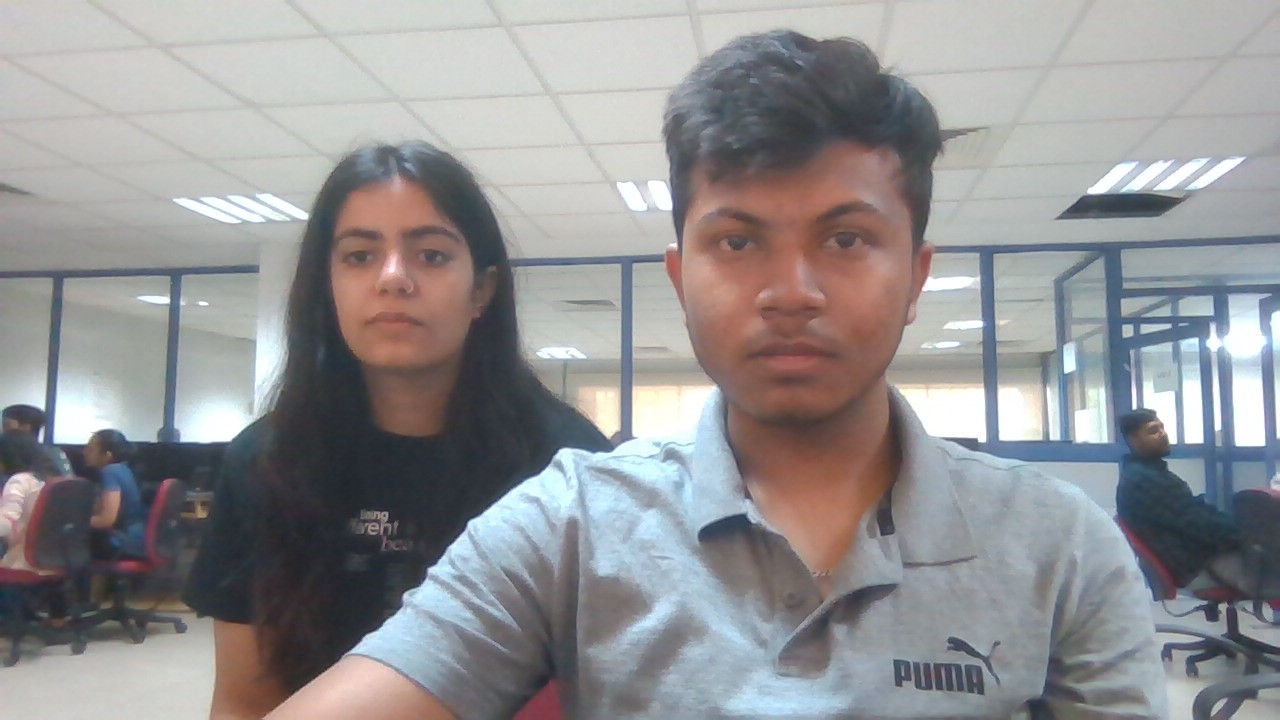
#> input picture GroupPhoto.jpg, 1280 x 720 px
$ python cropping_image.py
#> lines starting #> are read from the running program, lines starting #| are printed output that depends on the picture
import cv2
coordinates = []
cropped_images = []
face_detection = cv2.CascadeClassifier('haarcascade_frontalface_default.xml')
cap = cv2.imread("GroupPhoto.jpg")
#> cap is the input picture: shape (720, 1280, 3); mean B, G, R 147.9, 146.2, 147.2
#cap = cv2.resize(cap, (0, 0), fx = 0.8, fy = 0.8)
#gray = cv2.cvtColor(cap,cv2.COLOR_BGR2GRAY)
faces = face_detection.detectMultiScale(cap,1.1,4)
#> faces = [[302, 179, 188, 188], [658, 142, 265, 265]]

img_id = 0
#drawing the contours
for (x,y,w,h) in faces:
    #cv2.rectangle(cap,(x,y),(x+w,y+h),(255,0,0),2)
    coordinates.append([x,y,w,h])
#> this loop made 2 passes
#> after the loop, coordinates = [[302, 179, 188, 188], [658, 142, 265, 265]]
cv2.imshow('img',cap)
print(coordinates)
#| [[302, 179, 188, 188], [658, 142, 265, 265]]
for i in coordinates:
    img_id +=1
    print(i[0],i[1],i[2],i[3])
    new_image = cap[i[1]-(int)(i[3]*0.25):(i[1]+i[3]),i[0]:(i[0]+i[2]+int(i[2]*0.25))]
    cropped_images.append(new_image)
    #face = cv2.resize(new_image, (200,200))
    #face = cv2.cvtColor(face, cv2.COLOR_BGR2GRAY)
    file_name_path = "D:\Programming World\Hackaathon\Full Flask\Cropped Images/"+str(img_id)+'.jpg'
    cv2.imwrite(file_name_path, new_image)
#> this loop made 2 passes
#> (i, img_id) on passes 1 to 2: ([302, 179, 188, 188], 1), ([658, 142, 265, 265], 2)
#| 302 179 188 188
#| 658 142 265 265
#> pass 1, `new_image = cap[i[1]-(int)(i[3]*0.25):(i[1]+i[3]),i[0]:(i[0]+i[2]+int(..`:
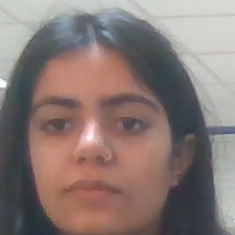
#> new_image: shape (235, 235, 3); mean B, G, R 116.9, 120.9, 136.4
#> pass 2, `new_image = cap[i[1]-(int)(i[3]*0.25):(i[1]+i[3]),i[0]:(i[0]+i[2]+int(..`:
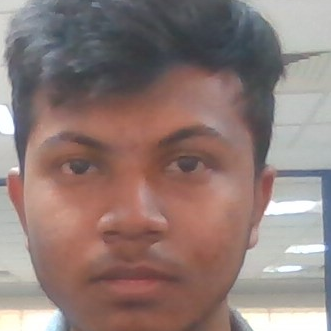
#> new_image: shape (331, 331, 3); mean B, G, R 119.9, 124.2, 144
#> after the loop, cropped_images = 2 items; img_id = 2

for k in range(len(cropped_images)):
    cv2.imshow("new",cropped_images[k])
#> this loop made 2 passes

cv2.waitKey(0)

# It is for removing/deleting created GUI window from screen
# and memory
cv2.destroyAllWindows()

$ run again, with Ishika - Copy.jpg copied over GroupPhoto.jpg
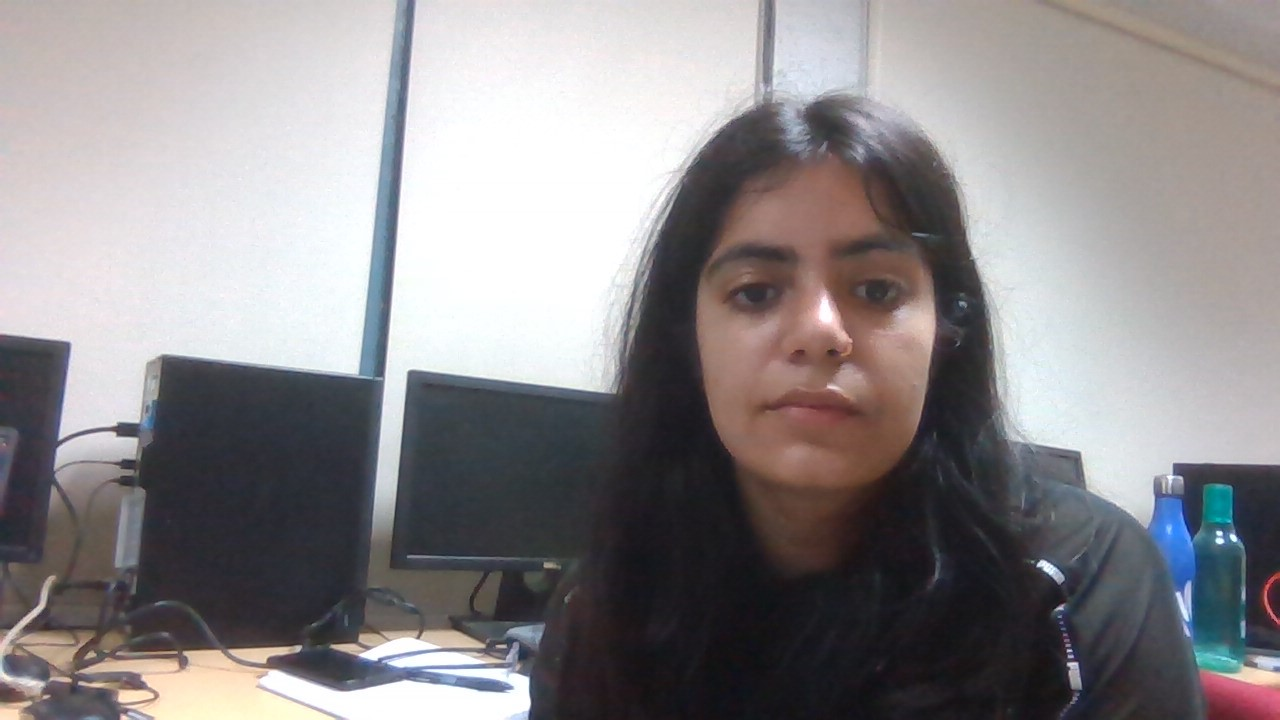
#> input picture Ishika - Copy.jpg, 1280 x 720 px
#> cap is the input picture: shape (720, 1280, 3); mean B, G, R 138.9, 137, 140.8
#> faces = [[650, 156, 333, 333]]
#> the loop `for (x,y,w,h) in faces:` made 1 pass
#| [[650, 156, 333, 333]]
#> the loop `for i in coordinates:` made 1 pass
#> (i, img_id) on pass 1: ([650, 156, 333, 333], 1)
#> (printed output is left out)
#> pass 1, `new_image = cap[i[1]-(int)(i[3]*0.25):(i[1]+i[3]),i[0]:(i[0]+i[2]+int(..`:
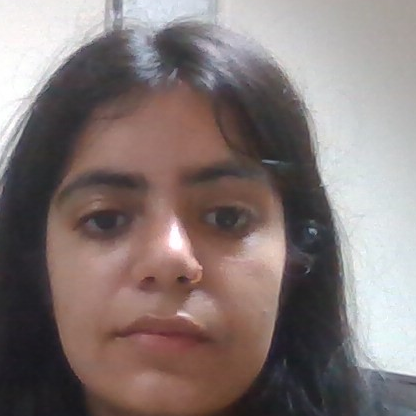
#> new_image: shape (416, 416, 3); mean B, G, R 118.4, 120.1, 132.8
#> after the loop `for i in coordinates:`: cropped_images = 1 item; img_id = 1
#> the loop `for k in range(len(cropped_images)):` made 1 pass
